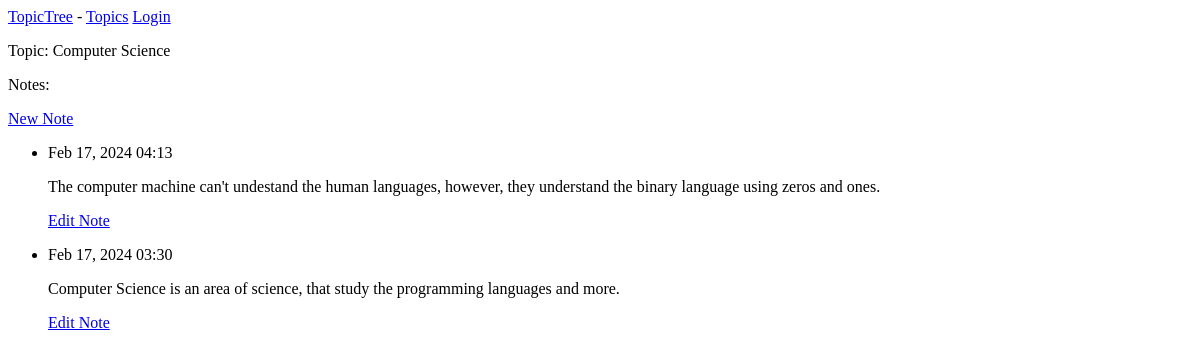
The app's page /topics/4/, older data.
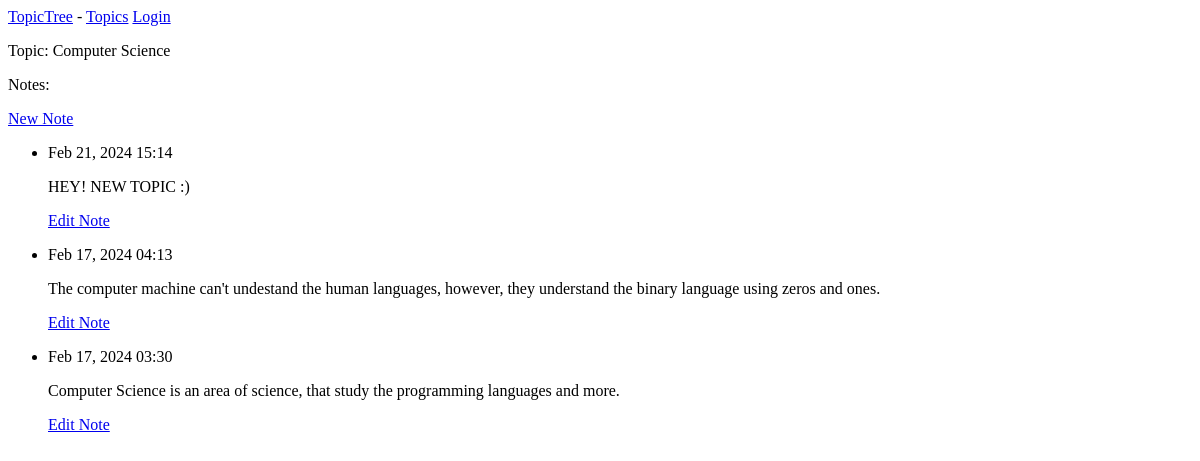
The same page, newer data.
### topic_trees/models.py (models this page shows, shortened)
class Entry(models.Model):
  topic = models.ForeignKey(Topic, on_delete=models.CASCADE)
  text = models.TextField()
  date_added = models.DateTimeField(auto_now_add=True)
  class Meta:
    verbose_name_plural = 'entries'

### topic_trees/views.py (the view)
# urls.py: path('topics/<topic_id>/', views.topic, name='topic'),
def topic(request, topic_id):
  topic = Topic.objects.get(id = topic_id)
  entries = topic.entry_set.order_by('-date_added')
  context = {
    'topic': topic,
    'entries': entries
  }
  return render(request, 'topic_trees/topic.html', context)

### topic_trees/models.py (called while the page is built)
  def __str__(self):
    return self.text

### topic_trees/templates/topic_trees/topic.html
{% extends "topic_trees/base.html" %}
{% block content %}
  <p>Topic: {{ topic }}</p>
  <p>Notes: </p>
  <p>
    <a href="{% url 'new_entry' topic.id %}">New Note</a>
  </p>
  <ul>
    {% for entry in entries %}
      <li>
        <p>{{ entry.date_added | date:'M d, Y H:i' }}</p>
        <p>{{ entry.text | linebreaks }}</p>
        <p>
          <a href="{% url 'edit_entry' entry.id %}">Edit Note</a>
        </p>
      </li>
      {% empty %}
      <li>
        No Registry.
      </li>
    {% endfor %}
  </ul>
{% endblock content %}

Row changes from the older to the newer data that the page shows:
added Entry: date_added "Feb 21, 2024 15:14", text "HEY! NEW TOPIC :)"
